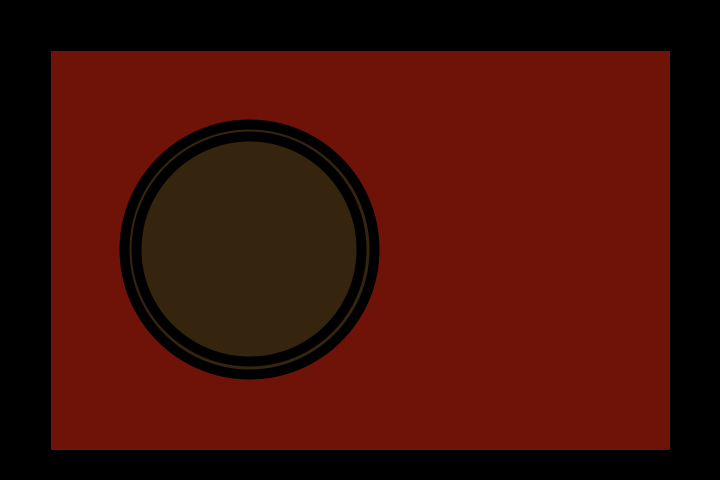
Frame 1 (no input)
Frame 60 (the mouse pressed at the canvas centre just before this capture): identical to frame 1, image omitted
Frame 120 (the mouse held since frame 60 and released just before this capture): identical to frame 1, image omitted

The Processing sketch that drew this single still picture (run headless with seeded random() and noise(); from frame 60 on, the mouse is pressed at the canvas centre):

// Processing sketch: processing_39297
// ── processing_39297.pde

//homework #3  //ICM Rozin Rozin Tue 9:30-12
// Alex Samoilescu
// Melissa A. dela Merced  mdm532@nyu.edu

float core = 249;
float coreD = 250;
float a = mouseX;
float b = mouseY;
int w = 20;
int soup = 0;

void setup() {
  size(720, 480);
  background (0);
  smooth();

  //placemat
  fill(111, 19, 9);
  rect(50, 50, 620, 400);

  //chopsticks top
  fill(0);
  noStroke();
  triangle(150, 500, 350, 500, 350, 520);

  //bowl
  stroke(0);
  noFill();
  fill(54, 37, 14);
  strokeWeight(10);
  ellipse(core, core, coreD, coreD);

  noFill();
  //fill(80, 55, 23);
  ellipse(core, core, 225, 225);
}

void draw() {
  if (mouseX < (core+75) && mouseX > 175 && mouseY <(core + 75) && mouseY > 175) {
    if (keyPressed) {
      if (key == 'e' || key =='E') {   //eggs
        noStroke();
        fill(255);
        ellipse(mouseX, mouseY, 45, 65);
        fill(255, 194, 70);
        ellipse(mouseX, mouseY+5, 35, 35);
      }
    }
    else {

      noStroke();               //soup 
      fill(240, random(204, 232), random(149, 39), 2);
      ellipse(249, 249, 200, 200);
    }
  }
  if (mouseX < (core+75) && mouseX > 175 && mouseY <(core + 75) && mouseY > 175) {
    if (keyPressed) {
      if (key =='o' || key =='O') {
        fill(46, 180, 16);        //spring onions
        stroke(46, 180, 16);
        strokeWeight(1);
        noFill();
        //  core = core + 1;
        //   b = b - 2;
        ellipse(mouseX, mouseY, w, w);
      }
    }
    else {
      int soup = 0;
      while (soup < 50) {
        noStroke();       
        float distance = abs(mouseX - soup);  
        //soup 
        fill(240, distance, random(100, 111), 2);
        ellipse(249, 249, 200, 200);
        soup += 10;
      }
    }
    //soup 
    noStroke();
    fill(240, random(204, 232), random(149, 39), 2);
    ellipse(249, 249, 200, 200);
  }

  /*  if (mouseX < (core+75) && mouseX > 175 && mouseY <(core + 75) && mouseY > 175) {
   if (keyPressed) {
   if (key =='c' || key =='C') {
   fill(random(152,255), random(26, 33), 10);        //chili pepper
   stroke(
   point(mouseX, mouseY);
   //  core = core + 1;
   //   b = b - 2;
   //  ellipse(mouseX, mouseY, w, w);
   }
   }
   else {
   
   int soup = 0;
   while (soup < 50) {
   noStroke();       
   float distance = abs(mouseX - soup);  
   //soup 
   fill(240, distance, random(100, 111), 5);
   ellipse(249, 249, 200, 200);
   soup += 10;
   }*/

  //soup

  if (mouseX < (core+75) && mouseX > 175 && mouseY <(core + 75) && mouseY > 175) {
    if (mousePressed) { 

      //Draw ramen 
      stroke(229, 219, 14);
      strokeWeight(3);
      noFill();
      int x = mouseX;
      int y = mouseY;
      int d = 100;
      ellipse(x, y, d, d);
    }
    else {
      int soup = 0;
      while (soup < 50) {
        noStroke();       
        float distance = abs(mouseX - soup);  
        //soup 
        fill(240, distance, random(100, 111), 2);
        ellipse(249, 249, 200, 200);
        soup += 10;
      }

        //chopstick left

        noStroke();
        fill(0);
        triangle(310, 80, 380, 350, 390, 360);

        //chopstick right
        fill(0);
        triangle(315, 80, 390, 360, 400, 370);
    }
  }
   }
